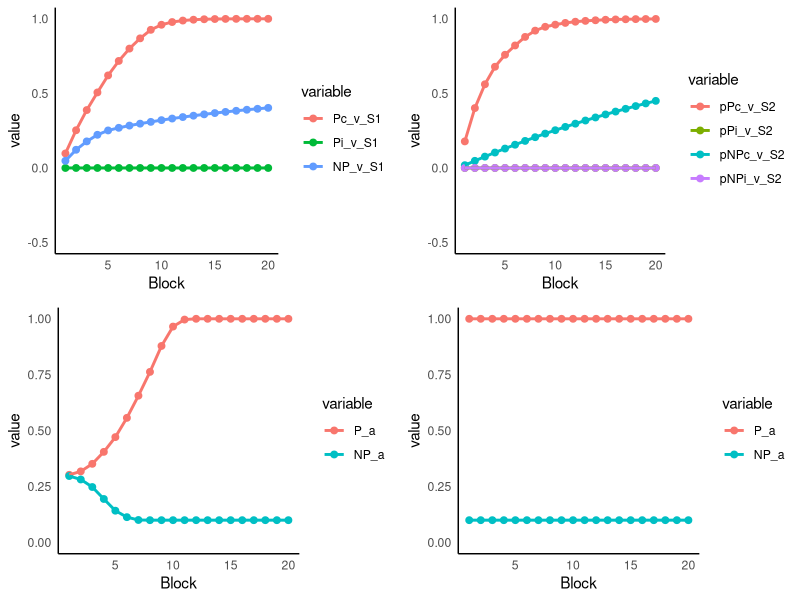

The R source for this figure:
# Simulation of a Learned Predictiveness design
# Two learning rules: Rescorla & Wagner (1972) and Mackintosh (1975). 
# Mackintosh based on description in Beesley, Nguyen, Pearson, & Le Pelley (2015)

rm(list=ls())

library(pracma)
library(tidyverse)
library(reshape2)
library(gridExtra)

# simulation parameters
learningRule  <- 2 # 1 = RW72, 2 = Mack75
alpha <-  0.3 # starting value of alpha
beta <-  0.3 
aLR <- .1 # alpha learning rate for Mack75
simPs = 4 # number of simulated participants
numBlocks_Stg1 = 20
numBlocks_Stg2 = 20
trialData <- data.frame(matrix(0,nrow = simPs*(numBlocks_Stg1*8 + numBlocks_Stg2*4),ncol = 47))

colnames(trialData) <- c("simP", "Stage", "Block", "Cue 1", "Cue 2", "Cor Out", "Inc Out",
  "vA_1", "vB_1", "vC_1", "vD_1", "vV_1", "vW_1", "vX_1", "vY_1",
  "vA_2", "vB_2", "vC_2", "vD_2", "vV_2", "vW_2", "vX_2", "vY_2",
  "vA_3", "vB_3", "vC_3", "vD_3", "vV_3", "vW_3", "vX_3", "vY_3",
  "vA_4", "vB_4", "vC_4", "vD_4", "vV_4", "vW_4", "vX_4", "vY_4",
  "aA", "aB", "aC", "aD", "aV", "aW", "aX", "aY") 

count <- 0 # used to determine the row to record data into

for (p in 1:simPs) { # loop for simulated participants
  
  # setup the trial sequence
  
  # Stage 1 trials: (cue1/cue2/correct outcome/incorrect outcome)
  AV1 = c(1,5,1,2); AW1 = c(1,6,1,2)
  BV2 = c(2,5,2,1); BW2 = c(2,6,2,1)
  CX2 = c(3,7,2,1); CY2 = c(3,8,2,1)
  DX1 = c(4,7,1,2); DY1 = c(4,8,1,2)
  stg1Blk <- rbind(AV1,AW1,BV2,BW2,CX2,CY2,DX1,DY1)
  
  # Stage 2 trials: (cue1/cue2/correct outcome/incorrect outcome)
  AX3 = c(1,7,3,4); BY4 = c(2,8,4,3)
  CV3 = c(3,5,3,4); DW4 = c(4,6,4,3)
  stg2Blk <- rbind(AX3,BY4,CV3,DW4)
  
  trialSeq.S1 <- repmat(stg1Blk, numBlocks_Stg1,1)  #repmat is from pracma library (if there's a better way, let me know!)
  trialSeq.S1 <- trialSeq.S1[sample(nrow(trialSeq.S1)),] # shuffle by rows (a crude randomisation, but will make little difference)

  trialSeq.S2 <- repmat(stg2Blk, numBlocks_Stg2,1)
  trialSeq.S2 <- trialSeq.S2[sample(nrow(trialSeq.S2)),]
  
  trialSeq <- rbind(trialSeq.S1,trialSeq.S2) # the final order of trials to present to the model
  
  blockNums <- c(rep(1:numBlocks_Stg1, each=8), rep(1:numBlocks_Stg2, each=4)) # add block numbers
  stageNums <- c(rep(1,nrow(trialSeq.S1)), rep(2,nrow(trialSeq.S2))) # add stage numbers
  
  trialSeq <- cbind(stageNums,blockNums,trialSeq) # final trial sequence array
  
  colnames(trialSeq) <- c("Stage", "Block", "Cue 1", "Cue 2", "Cor Out", "Inc Out")
  
  # inititalise storage variables for simulated subject 
  v <-  matrix(0,nrow=8,ncol=4) # assoc. strength - 8 cues by 4 outcomes
  a <- rep(alpha, 8) # starting values of alpha
  lambda <-  c(1,0) # correct outcome / incorrect outcome (used as it loops outcomes)
  
  for (t in 1:nrow(trialSeq)) {
    cues <-  trialSeq[t,3:4] # current trial cues
    outs <-  trialSeq[t,5:6] # current trial outs (correct, incorrect)
    if (learningRule == 1) {
      # Rescorla-Wagner 1972
      for (o in 1:2) {
        error <- lambda[o] - (v[cues[1],outs[o]] + v[cues[2],outs[o]]) # calculate error based on summed v
        for (c in 1:2){
          v[cues[c],outs[o]] <- v[cues[c],outs[o]] + alpha*beta*error # update v for each cue based on error
        }
      }
    }
    else if (learningRule == 2) {
      # Mackintosh 1975
      for (o in 1:2) {
        for (c in 1:2){
          error <- lambda[o] - v[cues[c],outs[o]] # calculate error based on single v
          v[cues[c],outs[o]] <- v[cues[c],outs[o]] + a[cues[c]]*beta*error # update v for each cue based on error
        }
      }
      # determine best predictor of correct outcome and update alphas
      errDiff <- abs(1 - v[cues[1],outs[1]]) - abs(1 - v[cues[2],outs[1]]) # positive means second cue is better, negative first cue better
      if (errDiff < 0) { # cue 1 the better predictor of correct outcome
        a[cues[1]] <- a[cues[1]] + aLR*abs(errDiff)
        a[cues[2]] <- a[cues[2]] - aLR*abs(errDiff)
      } else if (errDiff > 0) { # cue 2 the better predictor of correct outcome
        a[cues[1]] <- a[cues[1]] - aLR*abs(errDiff)
        a[cues[2]] <- a[cues[2]] + aLR*abs(errDiff)
      }
      a[a<.1] <- .1; a[a>1] <- 1 # impose limits on alpha
    }
    count <- count + 1
    # write the new associative strengths / alphas out next to trial events (add simP num, p)
    trialData[count,] <- c(p,trialSeq[t,],rep(v),a) 
  }
}

# Analysis phase

# Make new columnns from averages of equivalent cues
trialData <- trialData %>% 
  mutate(Pc_v_S1 = rowMeans(trialData[,c("vA_1", "vB_2", "vC_2", "vD_1")])) %>%  # P cues, correct outcome, Stage 1
  mutate(Pi_v_S1 = rowMeans(trialData[,c("vA_2", "vB_1", "vC_1", "vD_2")])) %>% # P cues, incorrect outcome, Stage 1
  mutate(NP_v_S1 = rowMeans(trialData[,c("vV_1", "vV_2", "vW_1", "vW_2", "vX_1", "vX_2", "vY_1", "vY_2")])) %>% # NP cues, Stage 1
  mutate(pPc_v_S2 = rowMeans(trialData[,c("vA_3", "vB_4", "vC_3", "vD_4")])) %>% # Previously P cues, correct outcome, Stage 2
  mutate(pPi_v_S2 = rowMeans(trialData[,c("vA_4", "vB_3", "vC_4", "vD_3")])) %>% # Previously P cues, incorrect outcome, Stage 2
  mutate(pNPc_v_S2 = rowMeans(trialData[,c("vX_3", "vY_4", "vV_3", "vW_4")])) %>% # Previously NP cues, correct outcome, Stage 2
  mutate(pNPi_v_S2 = rowMeans(trialData[,c("vX_4", "vY_3", "vV_4", "vW_3")])) %>% # Previously NP cues, incorrect outcome, Stage 2
  mutate(P_a = rowMeans(trialData[,c("aA", "aB", "aC", "aD")])) %>% # P cues, alpha
  mutate(NP_a = rowMeans(trialData[,c("aV", "aW", "aX", "aY")])) # NP cues, alpha

# set the theme for the graphs
theme_set(theme_minimal())
theme_update(panel.grid.major = element_blank(), panel.grid.minor = element_blank(), 
             axis.line = element_line(size = 0.5, linetype = "solid", colour = "black"))

# filter and summarize mean values across blocks in Stage 1
Stg1_v_Results <- trialData %>% filter(Stage == 1) %>% 
  group_by(Block) %>% summarise_at(vars(Pc_v_S1,Pi_v_S1,NP_v_S1),mean) # gives summary of vA across participants.
Stg1_a_Results <- trialData %>% filter(Stage == 1) %>% 
  group_by(Block) %>% summarise_at(vars(P_a, NP_a),mean) # gives summary of vA across participants.

# plot the Stage 1 associative strengths
s1_v_graph <- ggplot(melt(Stg1_v_Results, id = "Block"), aes(x = Block, y = value, colour = variable)) + 
  geom_point(size = 2) + geom_line(size = 1) + ylim(-.5,1)
# plot the Stage 1 alpha
s1_a_graph <- ggplot(melt(Stg1_a_Results, id = "Block"), aes(x = Block, y = value, colour = variable)) + 
  geom_point(size = 2) + geom_line(size = 1) +ylim(0,1)

# filter and summarize mean values across blocks in Stage 2
Stg2_v_Results <- trialData %>% filter(Stage == 2) %>% 
  group_by(Block) %>% summarise_at(vars(pPc_v_S2,pPi_v_S2,pNPc_v_S2,pNPi_v_S2),mean) # gives summary of vA across participants.
Stg2_a_Results <- trialData %>% filter(Stage == 2) %>% 
  group_by(Block) %>% summarise_at(vars(P_a, NP_a),mean) # gives summary of vA across participants.

# plot the Stage 2 associative strengths
s2_v_graph <- ggplot(melt(Stg2_v_Results, id = "Block"), aes(x = Block, y = value, colour = variable)) + 
  geom_point(size = 2) + geom_line(size = 1) + ylim(-.5,1)
# plot the Stage 2 alpha
s2_a_graph <- ggplot(melt(Stg2_a_Results, id = "Block"), aes(x = Block, y = value, colour = variable)) + 
  geom_point(size = 2) + geom_line(size = 1) + ylim(0,1)

# present as 2x2 grid - top Vs, bottom alphas
grid.arrange(s1_v_graph, s2_v_graph, s1_a_graph, s2_a_graph, ncol=2)

# #save
g <- arrangeGrob(s1_v_graph, s2_v_graph, s1_a_graph, s2_a_graph, ncol=2) #generates g
ggsave(file="graphOutput.png", g) #saves g

## Lenard's code to extract output at last trial for each ppt

tmp <- by(trialData, trialData[, "simP"], tail, n = 1)
tom <- do.call(rbind, as.list(tmp))[, c(1, 8:39)]
